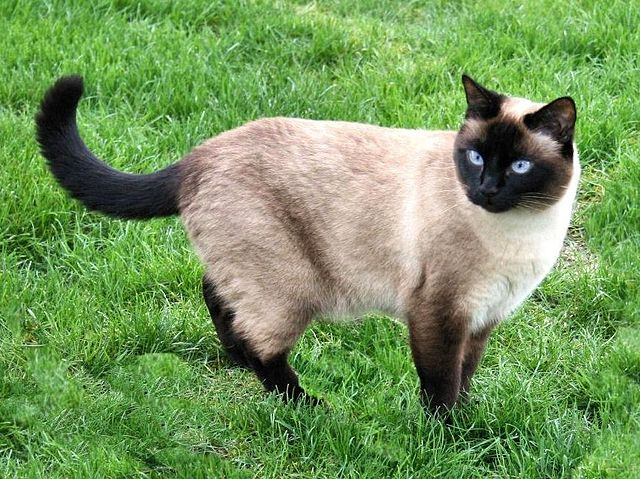
#> input picture images/PIL/image resizer/resizer with padding/cat.jpg, 640 x 479 px
$ python resizer_p.py
#> lines starting #> are read from the running program, lines starting #| are printed output that depends on the picture
# importing Image class from PIL package
from PIL import Image

# creating a object
image = Image.open('cat.jpg')
#> image is the input picture: PIL image 640x479 RGB; mean R, G, B 116.7, 150.9, 91.8
# MAX_SIZE = (512, 512)

# image.thumbnail(MAX_SIZE)

def resize_image_padded(im, new_size=1024, fill_color=(0, 0, 0, 255)):
#> called with new_size = 224, fill_color = (255, 255, 255, 255)
    x, y = im.size
#> x = 640; y = 479
    size = max(x, y)
#> size = 640
    new_img = Image.new('RGBA', (size, size), fill_color)
#> new_img: PIL image 640x640 RGBA; every value is 255
    new_img.paste(im, (int((size - x) / 2), int((size - y) / 2)))
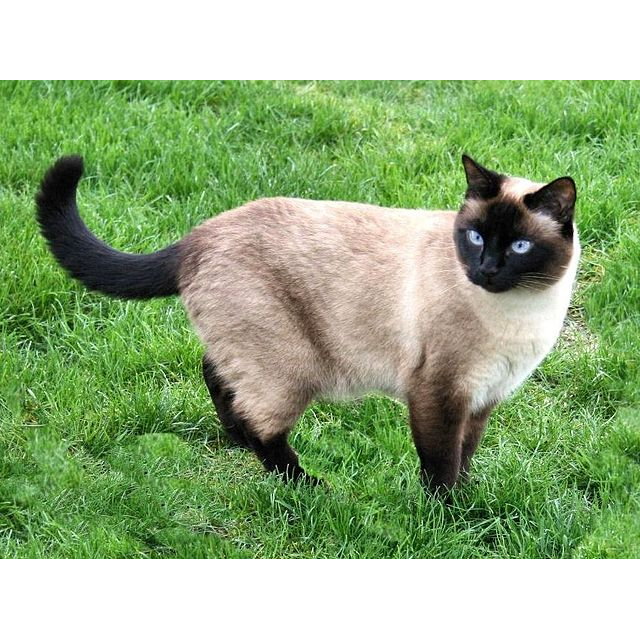
#> new_img: PIL image 640x640 RGBA; mean R, G, B, A 151.5, 177.1, 132.9, 255
    new_img = new_img.resize((new_size, new_size))
#> new_img: PIL image 224x224 RGBA
    return new_img

# creating thumbnail
image = resize_image_padded(image, new_size=224, fill_color=(255, 255, 255, 255))
image.save('pythonthumb.png')
image.show()
